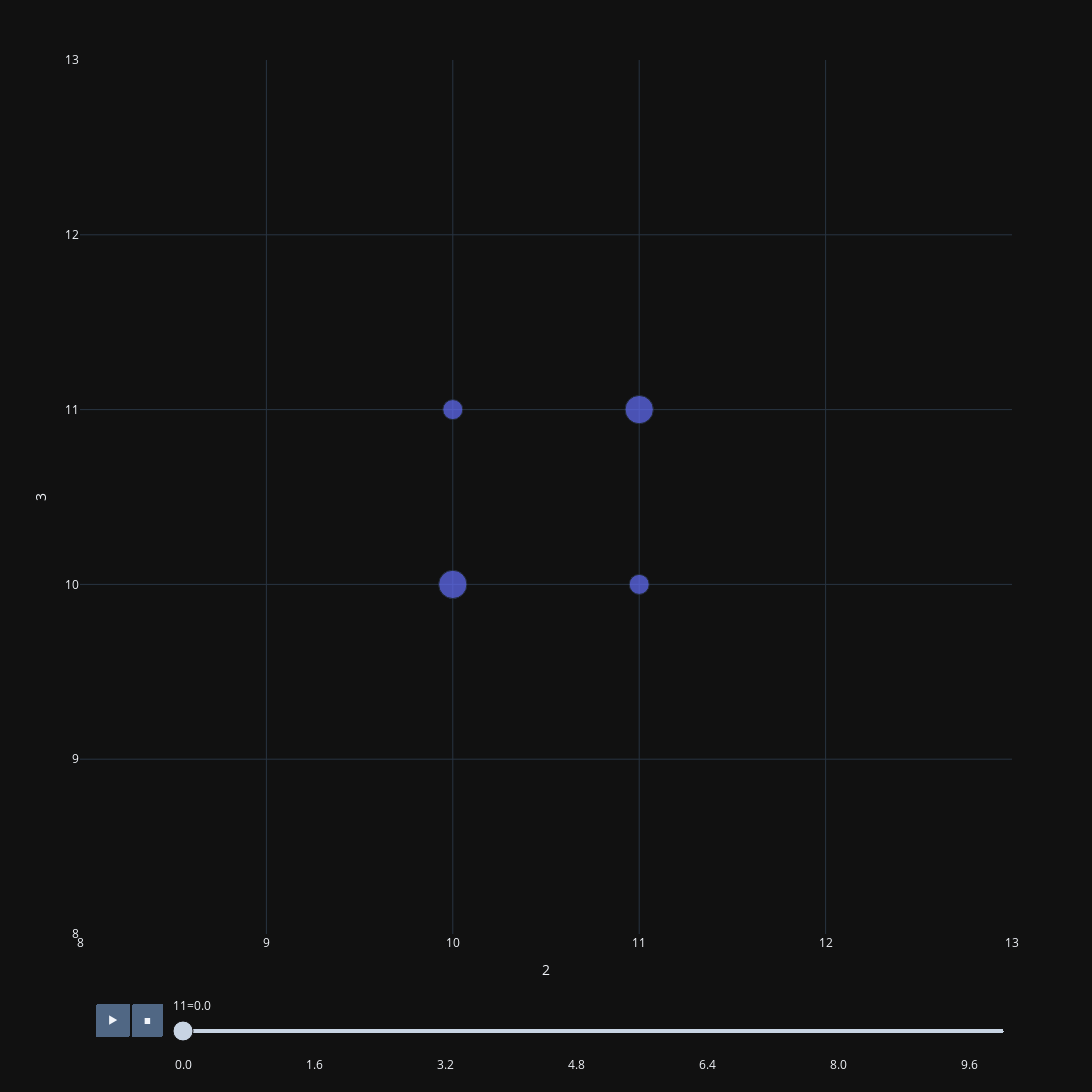

Notebook cell for this chart:
### Code cell
import plotly.express as px

plot_data = np.array([x[::200] for x in data])
plot_data = plot_data.reshape((-1, data.shape[2]))

px.scatter(
    plot_data, 
    x=R_X, 
    y=R_Y, 
    animation_frame=R_T, 
    animation_group=R_ID,
    size=R_M,
    range_x=[8, 13], 
    range_y=[8, 13],
    width=1300,
    height=1300,
)

### Figure 1 — Plotly figure (JSON) as saved in the notebook; plotly's stock layout.template omitted (floating-point values rounded to 4 significant figures)
{"data": [{"hovertemplate": "11=0.0<br>2=%{x}<br>3=%{y}<br>1=%{marker.size}<extra></extra>", "ids": [0.0, 1.0, 2.0, 3.0], "legendgroup": "", "marker": {"color": "#636efa", "size": [2.0, 1.0, 1.0, 2.0], "sizemode": "area", "sizeref": 0.005, "symbol": "circle"}, "mode": "markers", "name": "", "orientation": "v", "showlegend": false, "x": [10.0, 10.0, 11.0, 11.0], "xaxis": "x", "y": [10.0, 11.0, 10.0, 11.0], "yaxis": "y", "type": "scatter"}], "layout": {"xaxis": {"anchor": "y", "domain": [0.0, 1.0], "title": {"text": "2"}, "range": [8, 13]}, "yaxis": {"anchor": "x", "domain": [0.0, 1.0], "title": {"text": "3"}, "range": [8, 13]}, "legend": {"tracegroupgap": 0, "itemsizing": "constant"}, "margin": {"t": 60}, "height": 1300, "width": 1300, "updatemenus": [{"buttons": [{"args": [null, {"frame": {"duration": 500, "redraw": false}, "mode": "immediate", "fromcurrent": true, "transition": {"duration": 500, "easing": "linear"}}], "label": "&#9654;", "method": "animate"}, {"args": [[null], {"frame": {"duration": 0, "redraw": false}, "mode": "immediate", "fromcurrent": true, "transition": {"duration": 0, "easing": "linear"}}], "label": "&#9724;", "method": "animate"}], "direction": "left", "pad": {"r": 10, "t": 70}, "showactive": false, "type": "buttons", "x": 0.1, "xanchor": "right", "y": 0, "yanchor": "top"}], "sliders": [{"active": 0, "currentvalue": {"prefix": "11="}, "len": 0.9, "pad": {"b": 10, "t": 60}, "steps": [{"args": [["0.0"], {"frame": {"duration": 0, "redraw": false}, "mode": "immediate", "fromcurrent": true, "transition": {"duration": 0, "easing": "linear"}}], "label": "0.0", "method": "animate"}, {"args": [["0.4"], {"frame": {"duration": 0, "redraw": false}, "mode": "immediate", "fromcurrent": true, "transition": {"duration": 0, "easing": "linear"}}], "label": "0.4", "method": "animate"}, {"args": [["0.8"], {"frame": {"duration": 0, "redraw": false}, "mode": "immediate", "fromcurrent": true, "transition": {"duration": 0, "easing": "linear"}}], "label": "0.8", "method": "animate"}, {"args": [["1.2"], {"frame": {"duration": 0, "redraw": false}, "mode": "immediate", "fromcurrent": true, "transition": {"duration": 0, "easing": "linear"}}], "label": "1.2", "method": "animate"}, {"args": [["1.6"], {"frame": {"duration": 0, "redraw": false}, "mode": "immediate", "fromcurrent": true, "transition": {"duration": 0, "easing": "linear"}}], "label": "1.6", "method": "animate"}, {"args": [["2.0"], {"frame": {"duration": 0, "redraw": false}, "mode": "immediate", "fromcurrent": true, "transition": {"duration": 0, "easing": "linear"}}], "label": "2.0", "method": "animate"}, {"args": [["2.4"], {"frame": {"duration": 0, "redraw": false}, "mode": "immediate", "fromcurrent": true, "transition": {"duration": 0, "easing": "linear"}}], "label": "2.4", "method": "animate"}, {"args": [["2.8000000000000003"], {"frame": {"duration": 0, "redraw": false}, "mode": "immediate", "fromcurrent": true, "transition": {"duration": 0, "easing": "linear"}}], "label": "2.8000000000000003", "method": "animate"}, {"args": [["3.2"], {"frame": {"duration": 0, "redraw": false}, "mode": "immediate", "fromcurrent": true, "transition": {"duration": 0, "easing": "linear"}}], "label": "3.2", "method": "animate"}, {"args": [["3.6"], {"frame": {"duration": 0, "redraw": false}, "mode": "immediate", "fromcurrent": true, "transition": {"duration": 0, "easing": "linear"}}], "label": "3.6", "method": "animate"}, {"args": [["4.0"], {"frame": {"duration": 0, "redraw": false}, "mode": "immediate", "fromcurrent": true, "transition": {"duration": 0, "easing": "linear"}}], "label": "4.0", "method": "animate"}, {"args": [["4.4"], {"frame": {"duration": 0, "redraw": false}, "mode": "immediate", "fromcurrent": true, "transition": {"duration": 0, "easing": "linear"}}], "label": "4.4", "method": "animate"}, {"args": [["4.8"], {"frame": {"duration": 0, "redraw": false}, "mode": "immediate", "fromcurrent": true, "transition": {"duration": 0, "easing": "linear"}}], "label": "4.8", "method": "animate"}, {"args": [["5.2"], {"frame": {"duration": 0, "redraw": false}, "mode": "immediate", "fromcurrent": true, "transition": {"duration": 0, "easing": "linear"}}], "label": "5.2", "method": "animate"}, {"args": [["5.6000000000000005"], {"frame": {"duration": 0, "redraw": false}, "mode": "immediate", "fromcurrent": true, "transition": {"duration": 0, "easing": "linear"}}], "label": "5.6000000000000005", "method": "animate"}, {"args": [["6.0"], {"frame": {"duration": 0, "redraw": false}, "mode": "immediate", "fromcurrent": true, "transition": {"duration": 0, "easing": "linear"}}], "label": "6.0", "method": "animate"}, {"args": [["6.4"], {"frame": {"duration": 0, "redraw": false}, "mode": "immediate", "fromcurrent": true, "transition": {"duration": 0, "easing": "linear"}}], "label": "6.4", "method": "animate"}, {"args": [["6.8"], {"frame": {"duration": 0, "redraw": false}, "mode": "immediate", "fromcurrent": true, "transition": {"duration": 0, "easing": "linear"}}], "label": "6.8", "method": "animate"}, {"args": [["7.2"], {"frame": {"duration": 0, "redraw": false}, "mode": "immediate", "fromcurrent": true, "transition": {"duration": 0, "easing": "linear"}}], "label": "7.2", "method": "animate"}, {"args": [["7.6000000000000005"], {"frame": {"duration": 0, "redraw": false}, "mode": "immediate", "fromcurrent": true, "transition": {"duration": 0, "easing": "linear"}}], "label": "7.6000000000000005", "method": "animate"}, {"args": [["8.0"], {"frame": {"duration": 0, "redraw": false}, "mode": "immediate", "fromcurrent": true, "transition": {"duration": 0, "easing": "linear"}}], "label": "8.0", "method": "animate"}, {"args": [["8.4"], {"frame": {"duration": 0, "redraw": false}, "mode": "immediate", "fromcurrent": true, "transition": {"duration": 0, "easing": "linear"}}], "label": "8.4", "method": "animate"}, {"args": [["8.8"], {"frame": {"duration": 0, "redraw": false}, "mode": "immediate", "fromcurrent": true, "transition": {"duration": 0, "easing": "linear"}}], "label": "8.8", "method": "animate"}, {"args": [["9.200000000000001"], {"frame": {"duration": 0, "redraw": false}, "mode": "immediate", "fromcurrent": true, "transition": {"duration": 0, "easing": "linear"}}], "label": "9.200000000000001", "method": "animate"}, {"args": [["9.6"], {"frame": {"duration": 0, "redraw": false}, "mode": "immediate", "fromcurrent": true, "transition": {"duration": 0, "easing": "linear"}}], "label": "9.6", "method": "animate"}, {"args": [["10.0"], {"frame": {"duration": 0, "redraw": false}, "mode": "immediate", "fromcurrent": true, "transition": {"duration": 0, "easing": "linear"}}], "label": "10.0", "method": "animate"}], "x": 0.1, "xanchor": "left", "y": 0, "yanchor": "top"}]}}
